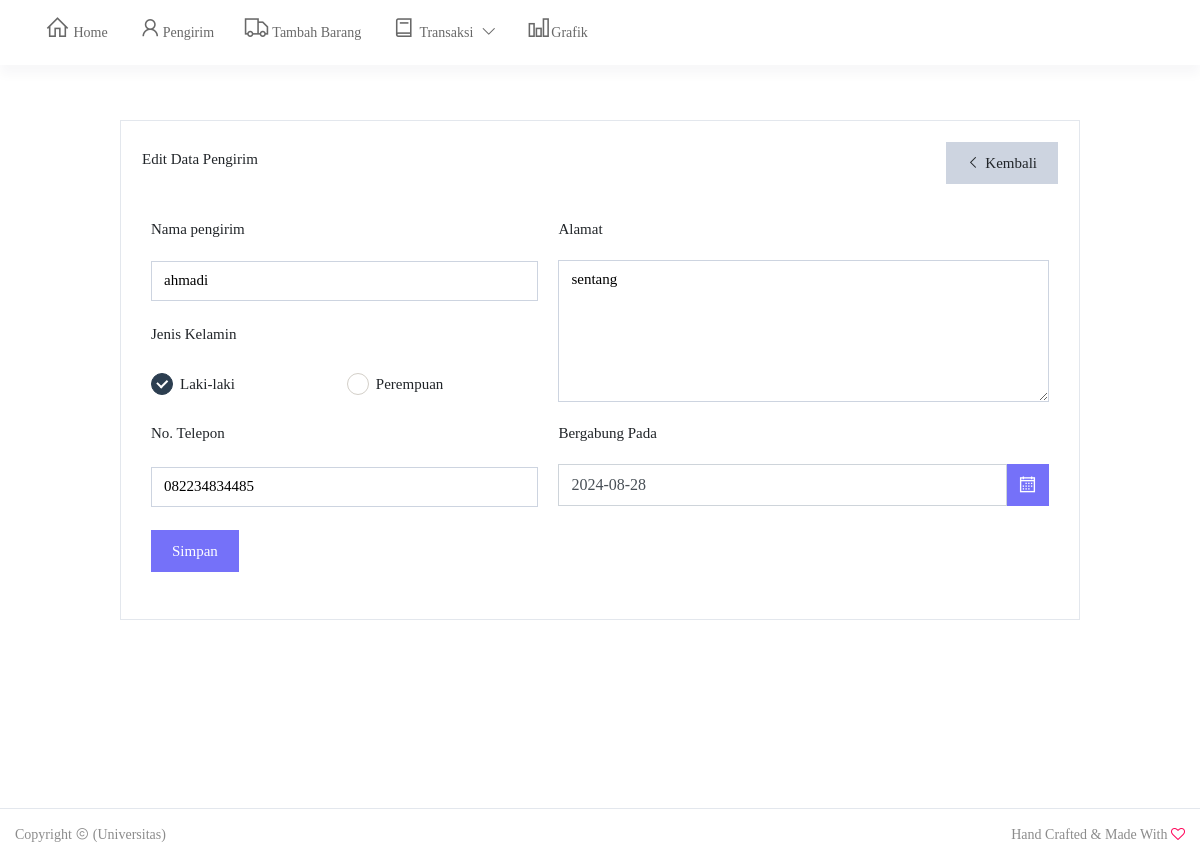
The page /menu/index.php?menu=data-pelanggan/editpelanggan&id_pelanggan=19&opsi=edit (signed in) on the database its author committed.
### tables this page shows
CREATE TABLE `tb_pelanggan` (
  `id_pelanggan` int(11) NOT NULL,
  `nama_pelanggan` varchar(50) DEFAULT NULL,
  `jenis_kelamin` enum('Laki-laki','Perempuan') DEFAULT NULL,
  `no_telp` varchar(50) DEFAULT NULL,
  `alamat` varchar(100) DEFAULT NULL,
  `bergabung_pada` date DEFAULT NULL
);

### menu/data-pelanggan/editpelanggan.php (the view, shortened to what this page needs)
<?php
	$simpan = 'simpan';
	if(!empty($_GET['opsi'])){
		if($_GET['opsi'] == 'edit'){
			$id_pelanggan = $_GET['id_pelanggan'];
			$result = mysqli_query($koneksi, "SELECT * FROM tb_pelanggan WHERE id_pelanggan = '$id_pelanggan'");
			$pelanggan = mysqli_fetch_assoc($result);
			$simpan = 'edit';
		}
	}
?>
<div class="content">
	<div class="tabel">
		<table width="100%">
			<tr>
				<td><h5>Edit Data Pengirim</h5></td>
				<td align="right"><button class="button btn-grey" onclick="document.location.href='?menu=data-pelanggan/datapelanggan'"><i class="la la-angle-left"></i> Kembali</button></td>
			</tr>
		</table>
		<br>
		<form method="POST" enctype="multipart/form-data">
			<table width="100%" cellpadding="10">
				<tr>
					<td colspan="2">Nama pengirim</td>
					<td>Alamat</td>
				</tr>
				<tr>
					<td colspan="2">
						<input type="text" name="nama_pelanggan" class="form-input" placeholder="Nama Pelanggan" value="<?php echo $pelanggan['nama_pelanggan']; ?>" required>
					</td>
					<td rowspan="3">
						<textarea name="alamat" class="form-input" placeholder="Alamat" required rows="5"><?php echo $pelanggan['alamat']; ?></textarea>
					</td>
				</tr>
				<tr>
					<td colspan="2">Jenis Kelamin</td>
				</tr>
				<tr>
					<td>
						<div class="icheck-midnightblue">
							<label for="Laki-laki">Laki-laki</label>
						</div>
					</td>
					<td>
						<div class="icheck-midnightblue">
							<label for="Perempuan">Perempuan</label>
						</div>
					</td>
				</tr>
				<tr>
					<td colspan="2">No. Telepon</td>
					<td>Bergabung Pada</td>
				</tr>
				<tr>
					<td colspan="2">
						<input type="text" name="no_telp" class="form-input" placeholder="Nomor Telepon" value="<?php echo $pelanggan['no_telp']; ?>" required>
					</td>
					<td>
					<div class="input-group mb-1 input-group-md">
						<input type="text" name="bergabung_pada" id="tanggal" value="<?php echo $pelanggan['bergabung_pada']; ?>" class="form-control" style="border-radius: 0;" required>
							<div class="input-group-append">
							      <button type="button" class="calendar btn-blue"><i class="la la-calendar"></i></button>
							</div>
						</div>
					</td>
				</tr>
				<tr>
					<td>
						<button class="button btn-blue" name="simpan" value="<?php echo $simpan; ?>">Simpan</button>
					</td>
				</tr>
			</table>
		</form>
	</div>
</div>

### asset/css/menu.css (style rules this page uses)
.content { width: 100%; min-height: 500px; background: transparent; padding: 50px 120px 40px 120px; top: 70px; position: absolute; z-index: -1; }
.content h5 { font-family: roboto-medium; font-size: 15px; }
.tabel { width: 100%; min-height: 500px; background: #fff; border: solid 1px #e3e7ed; padding: 20px; font-size: 15px; margin-bottom: 200px; }
.form-input { border: 1px solid #cdd4e0; font-size: 15px; box-shadow: none; outline: 0.3; width: 100%; padding: 0.375rem 0.75rem; line-height: 1.7; background-color: #ffffff; border-radius: 0; outline-color: rgba(89, 214, 242, 0.5); display: flex; }
.button { display: inline-block; text-align: center; white-space: nowrap; user-select: none; border: 1px solid transparent; padding: 0.562rem 1.25rem; font-size: 15px; font-family: roboto-medium; color: #fff; }
.calendar { display: inline-block; text-align: center; white-space: nowrap; user-select: none; border: 1px solid transparent; padding: 0.2rem 0.6rem; font-size: 22px; font-family: roboto-medium; color: #fff; }
.btn-grey { background: #cdd4e0; color: #212529; }
.btn-blue { background: #7571f9; }

### rows shown on the page
tb_pelanggan: nama_pelanggan "ahmadi", alamat "sentang", no_telp "082234834485", bergabung_pada "2024-08-28"
